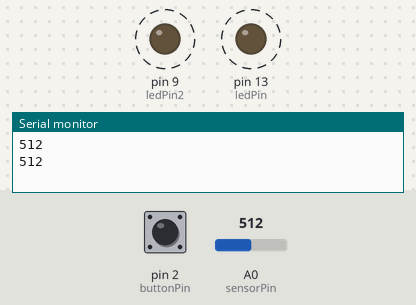
Bench run of a sketch on a simulated Arduino Uno, built with avr-gcc and run on an emulated ATmega328P. On the bench: output pins drawn as LEDs (lit = HIGH), the last lines printed to the serial monitor. Dashed ring = blinking. Inputs (shaded band) come from the test bench; at power-on: A0 (sensorPin) = 512, pin 2 (buttonPin) LOW.

Above: at 1.8 s.
1.9 s: A0 (sensorPin) set to 122
At 2.35 s:
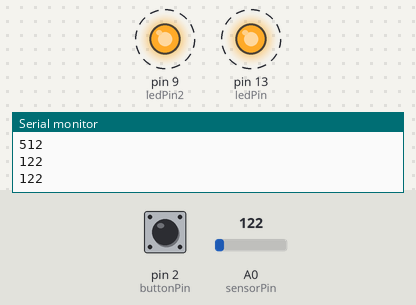
5.4 s: A0 (sensorPin) set to 0
At 5.4 s:
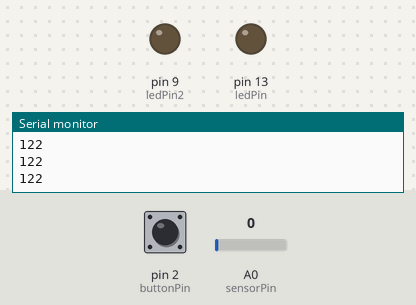
6.9 s: A0 (sensorPin) set to 306
At 7.67 s:
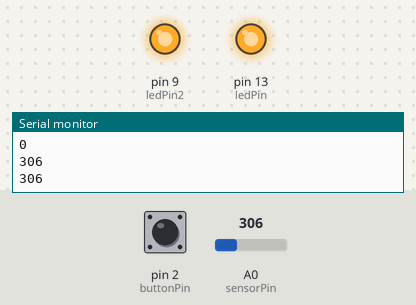
Timing chart, 0 to 16.4 s (numbered marks = the images above; inputs shaded):
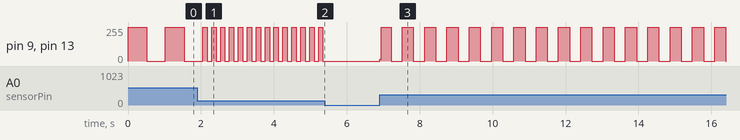

Measured:
- after the input at 1.9 s, pin 9 (ledPin2), pin 13 (ledPin): alternates 255/255 for 0.12 s and 0/255 for 0.12 s, starting after 0.27 s
- after the input at 5.4 s, pin 9 (ledPin2), pin 13 (ledPin): stops changing and stays 0/255
- after the input at 6.9 s, pin 9 (ledPin2), pin 13 (ledPin): 0/255 → 14/255 at once, then repeats every 0.57 s: 255/255 0.26 s, 0/255 0.31 s
- by itself, pin 9 (ledPin2), pin 13 (ledPin): alternates 255/255 for 0.51 s and 0/255 for 0.51 s

The sketch:

pullup__serialprint.ino
```cpp
const int ledPin = 13;
const int ledPin2 = 9;
const int buttonPin = 2;

int buttonState = 0;
int sensorPin = A0;
int sensorValue = 0;

void setup() {

  pinMode(ledPin, OUTPUT);
  pinMode(ledPin2, OUTPUT);
  pinMode(buttonPin, INPUT);

  Serial.begin(9600); //9600 -> baud rate 초당 전송되는 신호가 9600
}

void loop() {
  buttonState = digitalRead(buttonPin);
  sensorValue = analogRead(sensorPin);
  Serial.println(sensorValue);
  digitalWrite(ledPin, HIGH);
  digitalWrite(ledPin2, HIGH);
  delay(sensorValue);
  digitalWrite(ledPin, LOW);
  digitalWrite(ledPin2, LOW);
  delay(sensorValue);

  if (buttonState == HIGH) {
    digitalWrite(ledPin, LOW);
    digitalWrite(ledPin2, LOW);
    delay(sensorValue);
  }

}
```
